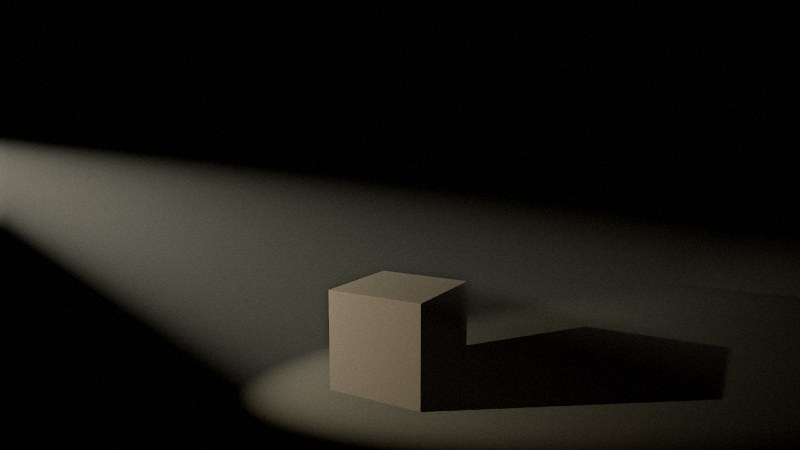
#> input picture shots/_voltest.jpg, 800 x 450 px
$ python stats.py ../../../../_voltest.jpg
#> lines starting #> are read from the running program, lines starting #| are printed output that depends on the picture
# 亮度/饱和度统计：python -I stats.py 图1 [图2 ...]
import sys, numpy as np
from PIL import Image
for f in sys.argv[1:]:
    im=np.asarray(Image.open(f).convert('RGB').resize((640,360))).astype(float)/255
    L=(0.2126*im[...,0]+0.7152*im[...,1]+0.0722*im[...,2])*255
    mx=im.max(-1); mn=im.min(-1); s=np.where(mx>0,(mx-mn)/np.maximum(mx,1e-6),0)
#> after `mx = im.max(-1)`:
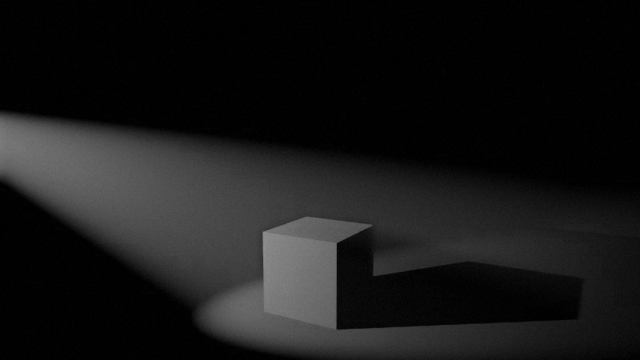
#> mx: shape (360, 640) float64; min 0, max 0.561, mean 0.0928
#> after `mn = im.min(-1)`:
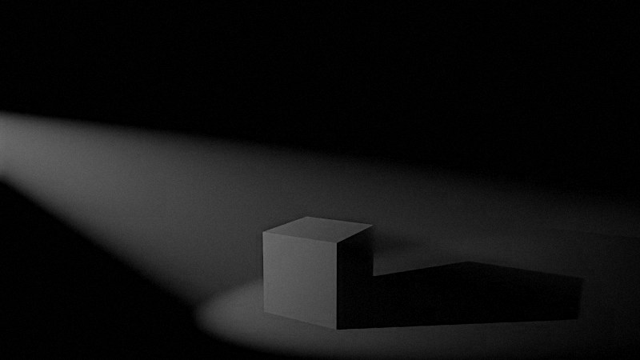
#> mn: shape (360, 640) float64; min 0, max 0.435, mean 0.0715
#> after `s = np.where(mx > 0, (mx - mn) / np.maximum(mx, 1e-06), 0)`:
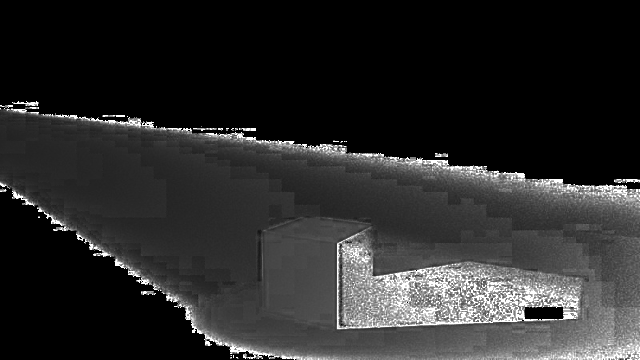
#> s: shape (360, 640) float64; min 0, max 1, mean 0.166
    print(f.split('/')[-1], 'L', np.percentile(L,[10,50,90]).round(0), 'sat', s.mean().round(3))
#| _voltest.jpg L [ 0.  2. 74.] sat 0.166
    H=im.shape[0]
#> H = 360
    for name,(a,b) in {'top':(0,0.25),'mid':(0.25,0.55),'grd':(0.55,0.8),'fg':(0.8,1)}.items():
        r=im[int(a*H):int(b*H)]; l=L[int(a*H):int(b*H)]; ss=s[int(a*H):int(b*H)]
        print('  ',name, np.percentile(l,[10,50,90]).round(0), 'sat',ss.mean().round(3),'rgb',(r.reshape(-1,3).mean(0)*255).round(0))
#> this loop made 4 passes
#|    top [0. 1. 2.] sat 0.0 rgb [1. 1. 1.]
#|    mid [ 0.  2. 86.] sat 0.132 rgb [25. 25. 21.]
#|    grd [ 1. 37. 82.] sat 0.247 rgb [43. 40. 33.]
#|    fg [ 1.  8. 78.] sat 0.326 rgb [26. 23. 17.]
#> pass 1, `r = im[int(a * H):int(b * H)]`:
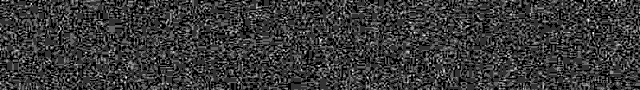
#> r: shape (90, 640, 3) float64; min 0, max 0.0196, mean 0.00435; drawn with min black and max white
#> pass 2, `r = im[int(a * H):int(b * H)]`:
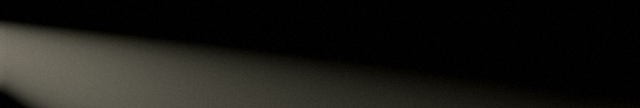
#> r: shape (108, 640, 3) float64; mean R, G, B 0.0998, 0.0969, 0.0822
#> after the loop:
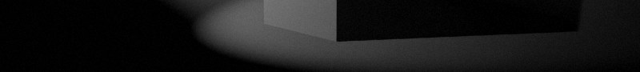
#> l: shape (72, 640) float64; min 0, max 118.5, mean 23.2
#> after the loop:
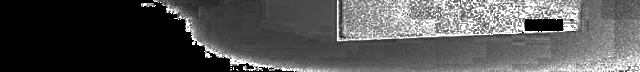
#> ss: shape (72, 640) float64; min 0, max 1, mean 0.326
